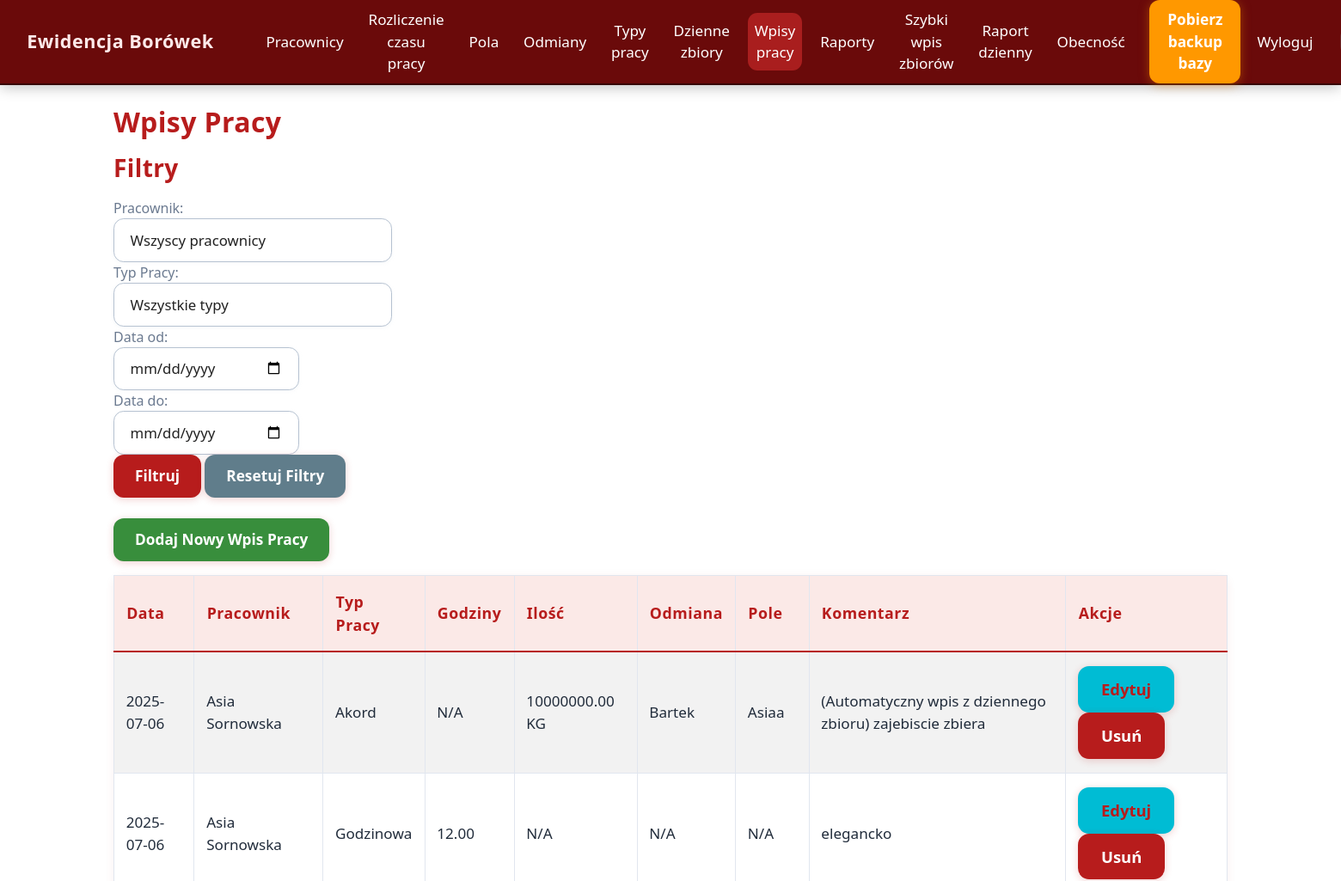
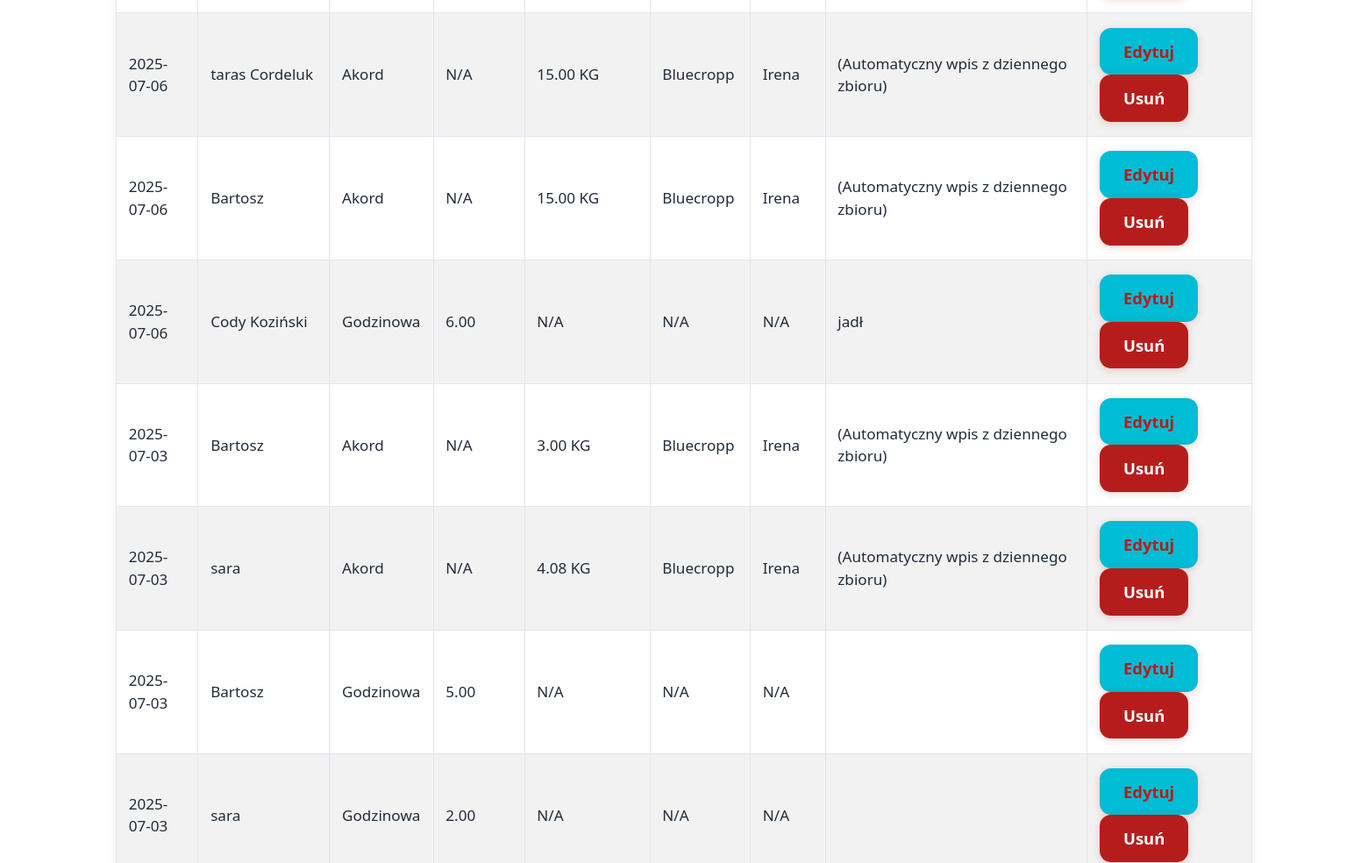
Before: /entries (signed in, upper part) with the older database file (2 pictures, top to bottom).
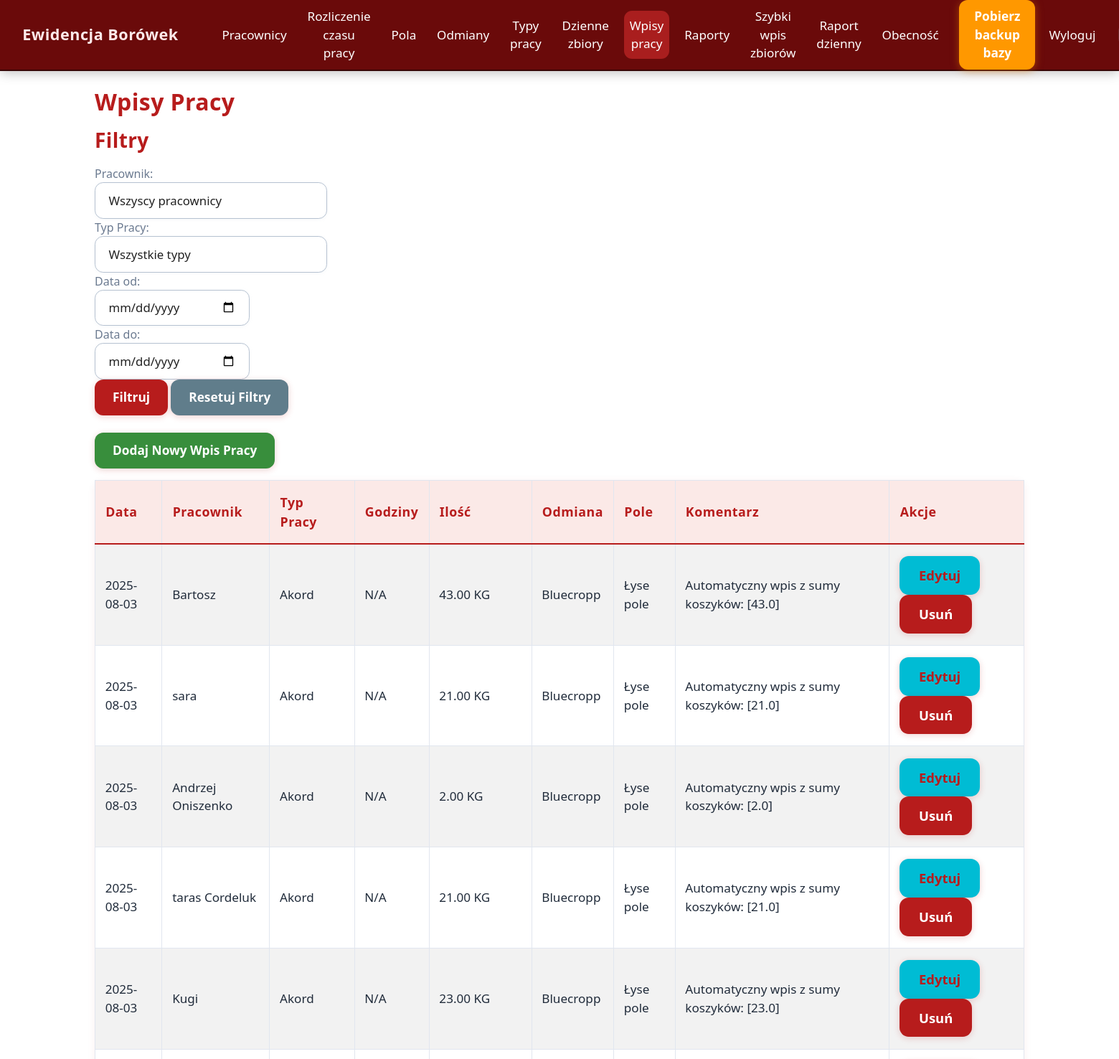
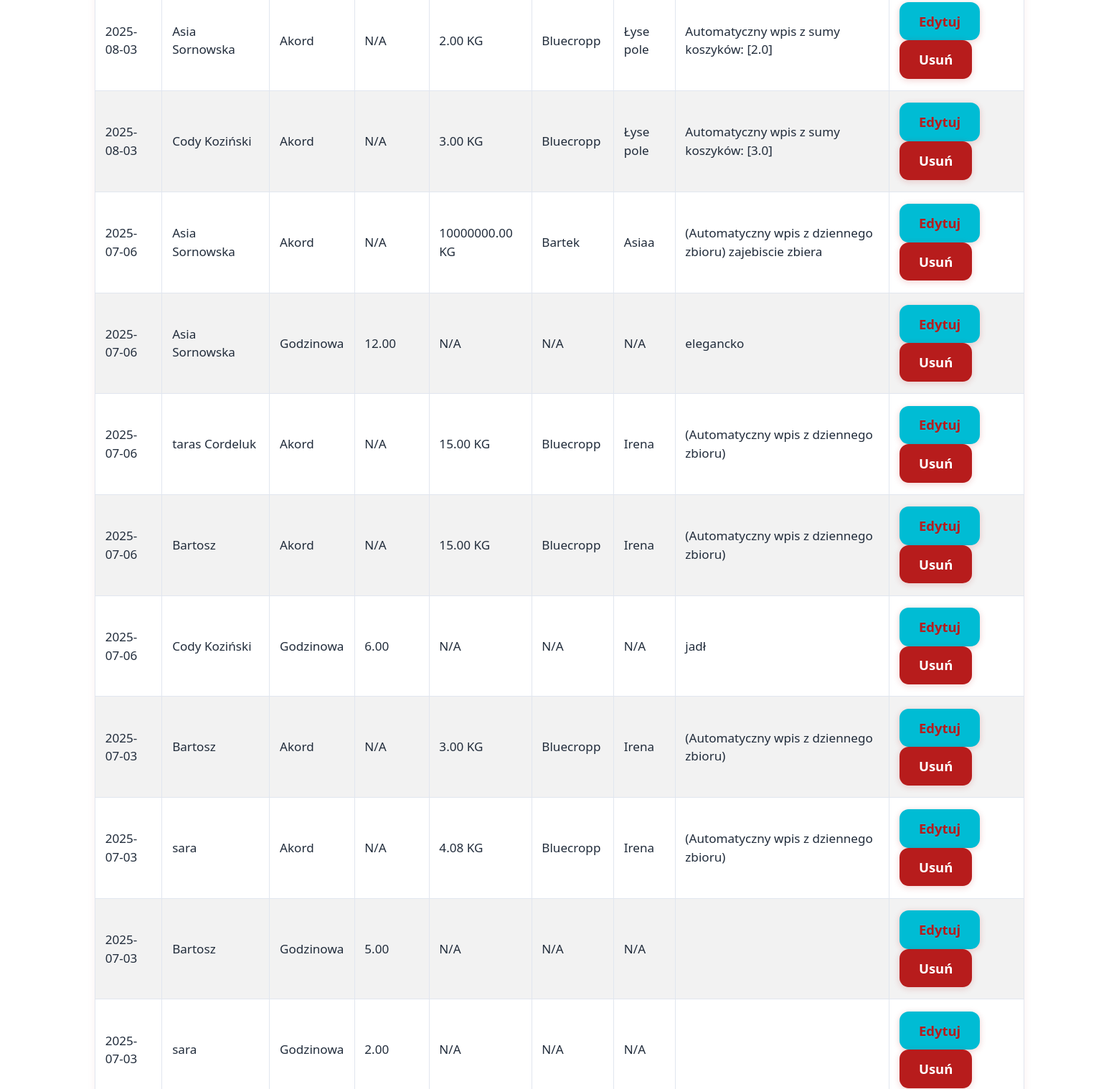
After: the same page with the newer database file (2 pictures, top to bottom).
### models.py (models this page shows)
class Entry(db.Model):
    id = db.Column(db.Integer, primary_key=True)
    date = db.Column(db.Date, nullable=False, default=datetime.utcnow)
    employee_id = db.Column(db.Integer, db.ForeignKey('employee.id'), nullable=False)
    work_type_id = db.Column(db.Integer, db.ForeignKey('work_type.id'), nullable=False)
    hours = db.Column(db.Float, nullable=True, default=0.0)
    quantity = db.Column(db.Float, nullable=True, default=0.0)
    piece_rate = db.Column(db.Float, nullable=True)   # <--- DODAJ TO
    variety_id = db.Column(db.Integer, db.ForeignKey('berry_variety.id'), nullable=True)
    field_id = db.Column(db.Integer, db.ForeignKey('field.id'), nullable=True)
    comment = db.Column(db.Text, nullable=True)
    work_type = db.relationship('WorkType')
    variety = db.relationship('BerryVariety')
    field = db.relationship('Field')

class Employee(db.Model):
    id = db.Column(db.Integer, primary_key=True)
    external_id = db.Column(db.String(30), unique=True)
    name = db.Column(db.String(100), nullable=False)
    external_id = db.Column(db.String(50))
    hourly_rate = db.Column(db.Float, nullable=False, default=0.0)
    piece_rate = db.Column(db.Float, nullable=False, default=0.0)
    is_active = db.Column(db.Boolean, default=True)
    entries = db.relationship('Entry', backref='employee', lazy=True, cascade="all, delete-orphan")
    harvests = db.relationship('DailyHarvest', backref='employee', lazy=True, cascade="all, delete-orphan")
    team = db.Column(db.String(64), nullable=True)

class WorkType(db.Model):
    id = db.Column(db.Integer, primary_key=True)
    name = db.Column(db.String(100), nullable=False)
    is_piece_rate = db.Column(db.Boolean, default=False)
    unit = db.Column(db.String(20), nullable=True)

class BerryVariety(db.Model):
    id = db.Column(db.Integer, primary_key=True)
    name = db.Column(db.String(100), nullable=False)
    piece_rate_modifier = db.Column(db.Float, nullable=False, default=1.0)

class Field(db.Model):
    id = db.Column(db.Integer, primary_key=True)
    name = db.Column(db.String(100), nullable=False)

### app.py (the view)
@app.route('/entries')
@login_required
def entries():
    employees = Employee.query.all()
    work_types = WorkType.query.all()
    selected_employee = request.args.get('employee_filter', type=int)
    selected_work_type = request.args.get('work_type_filter', type=int)
    start_date_filter = request.args.get('start_date_filter')
    end_date_filter = request.args.get('end_date_filter')
    query = Entry.query
    if selected_employee:
        query = query.filter_by(employee_id=selected_employee)
    if selected_work_type:
        query = query.filter_by(work_type_id=selected_work_type)
    if start_date_filter:
        query = query.filter(Entry.date >= start_date_filter)
    if end_date_filter:
        query = query.filter(Entry.date <= end_date_filter)
    entries = query.order_by(Entry.date.desc()).all()
    for entry in entries:
        entry.employee_obj = entry.employee
        entry.work_type_obj = entry.work_type
        entry.variety_obj = entry.variety if entry.variety else None
        entry.field_obj = entry.field if entry.field else None
    return render_template(
        'entries.html',
        entries=entries,
        employees=employees,
        work_types=work_types,
        selected_employee=selected_employee,
        selected_work_type=selected_work_type,
        start_date_filter=start_date_filter,
        end_date_filter=end_date_filter
    )

### app.py (called while the page is built)
@app.context_processor
def inject_now():
    return {'current_year': datetime.now().year}

@app.context_processor
def inject_now():
    return {'current_year': datetime.now().year}

@login_manager.user_loader
def load_user(user_id):
    return User.query.get(int(user_id))

### templates/entries.html (shortened to what this page needs)
{% extends "base.html" %}
{% block content %}
<h2>Wpisy Pracy</h2>
<h3>Filtry</h3>
<form method="GET" action="{{ url_for('entries') }}" class="mb-4">
    <div class="form-row">
        <div class="form-group col-md-3">
            <label for="employee_filter">Pracownik:</label>
            <select name="employee_filter" id="employee_filter" class="form-control">
                <option value="">Wszyscy pracownicy</option>
            </select>
        </div>
        <div class="form-group col-md-3">
            <label for="work_type_filter">Typ Pracy:</label>
            <select name="work_type_filter" id="work_type_filter" class="form-control">
                <option value="">Wszystkie typy</option>
            </select>
        </div>
        <div class="form-group col-md-2">
            <label for="start_date_filter">Data od:</label>
            <input type="date" name="start_date_filter" id="start_date_filter" class="form-control" value="{{ start_date_filter }}">
        </div>
        <div class="form-group col-md-2">
            <label for="end_date_filter">Data do:</label>
            <input type="date" name="end_date_filter" id="end_date_filter" class="form-control" value="{{ end_date_filter }}">
        </div>
    </div>
    <button type="submit" class="btn btn-primary">Filtruj</button>
    <a href="{{ url_for('entries') }}" class="btn btn-secondary">Resetuj Filtry</a>
</form>
<a href="{{ url_for('add_entry') }}" class="btn btn-success mb-3">Dodaj Nowy Wpis Pracy</a>
{% if entries %}
    <table class="table table-striped table-bordered">
        <thead class="thead-dark">
            <tr>
                <th>Data</th>
                <th>Pracownik</th>
                <th>Typ Pracy</th>
                <th>Godziny</th>
                <th>Ilość</th>
                <th>Odmiana</th>
                <th>Pole</th>
                <th>Komentarz</th>
                <th>Akcje</th>
            </tr>
        </thead>
        <tbody>
            {% for entry in entries %}
            <tr>
                <td>{{ entry.date.strftime('%Y-%m-%d') }}</td>
                <td>{{ entry.employee_obj.name if entry.employee_obj else "Brak" }}</td>
                <td>{{ entry.work_type_obj.name if entry.work_type_obj else "Brak" }}</td>
                <td>{{ "%.2f" | format(entry.hours) if entry.hours and entry.hours > 0 else "N/A" }}</td>
                <td>{% if entry.quantity and entry.quantity > 0 %}{{ "%.2f" | format(entry.quantity) }}{% if entry.work_type_obj and entry.work_type_obj.unit %} {{ entry.work_type_obj.unit }}{% endif %}{% else %}N/A{% endif %}</td>
                <td>{{ entry.variety_obj.name if entry.variety_obj else "N/A" }}</td>
                <td>{{ entry.field_obj.name if entry.field_obj else "N/A" }}</td>
                <td>{{ entry.comment }}</td>
                <td>
                    <a href="{{ url_for('edit_entry', entry_id=entry.id) }}" class="btn btn-sm btn-info">Edytuj</a>
                    <form action="{{ url_for('delete_entry', entry_id=entry.id) }}" method="POST" style="display:inline;" onsubmit="return confirm('Czy na pewno chcesz usunąć ten wpis?');">
                        <button type="submit" class="btn btn-sm btn-danger">Usuń</button>
                    </form>
                </td>
            </tr>
            {% endfor %}
        </tbody>
    </table>
{% else %}
    <p>Brak wpisów pracy do wyświetlenia.</p>
{% endif %}
{% endblock %}

Changed rows visible on the page:
added Entry: date "2025-08-03", employee_obj "Bartosz", work_type_obj "Akord", hours "N/A", quantity "43.00", work_type_obj.unit "KG", variety_obj "Bluecropp", field_obj "Łyse pole", comment "Automatyczny wpis z sumy koszyków: [43.0]"
added Entry: date "2025-08-03", employee_obj "sara", work_type_obj "Akord", hours "N/A", quantity "21.00", work_type_obj.unit "KG", variety_obj "Bluecropp", field_obj "Łyse pole", comment "Automatyczny wpis z sumy koszyków: [21.0]"
added Entry: date "2025-08-03", employee_obj "Andrzej Oniszenko", work_type_obj "Akord", hours "N/A", quantity "2.00", work_type_obj.unit "KG", variety_obj "Bluecropp", field_obj "Łyse pole", comment "Automatyczny wpis z sumy koszyków: [2.0]"
added Entry: date "2025-08-03", employee_obj "taras Cordeluk", work_type_obj "Akord", hours "N/A", quantity "21.00", work_type_obj.unit "KG", variety_obj "Bluecropp", field_obj "Łyse pole", comment "Automatyczny wpis z sumy koszyków: [21.0]"
added Entry: date "2025-08-03", employee_obj "Kugi", work_type_obj "Akord", hours "N/A", quantity "23.00", work_type_obj.unit "KG", variety_obj "Bluecropp", field_obj "Łyse pole", comment "Automatyczny wpis z sumy koszyków: [23.0]"
added Entry: date "2025-08-03", employee_obj "Asia Sornowska", work_type_obj "Akord", hours "N/A", quantity "2.00", work_type_obj.unit "KG", variety_obj "Bluecropp", field_obj "Łyse pole", comment "Automatyczny wpis z sumy koszyków: [2.0]"
added Entry: date "2025-08-03", employee_obj "Cody Koziński", work_type_obj "Akord", hours "N/A", quantity "3.00", work_type_obj.unit "KG", variety_obj "Bluecropp", field_obj "Łyse pole", comment "Automatyczny wpis z sumy koszyków: [3.0]"
